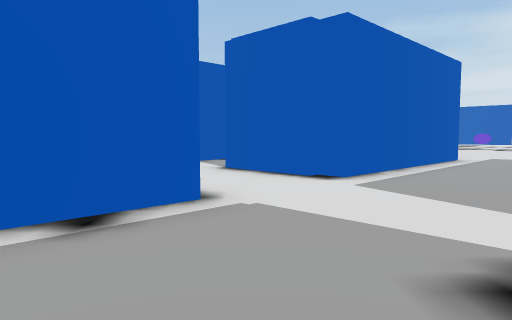
View 1 (above)

24 first-person views from a walk through a 3-D level made in the Unity game engine. The camera is 1.2 m above the floor, tilts 4° down and sees 70° across. The floor is counted in squares, 2 m on a side. Each view is taken from the middle of a square. On the plan, view 1 faces up. The plan holds only what a view shows up to about 10 squares ahead; the rest is blank. The place goes on beyond the plan. Some surface patterns are stand-ins.

View 2
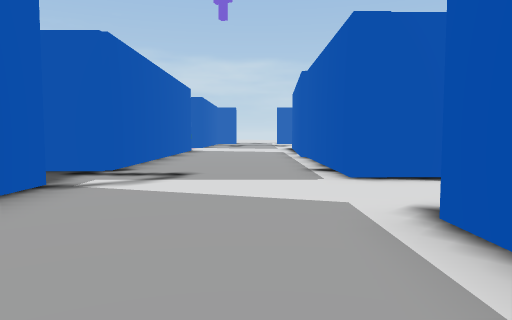

View 3
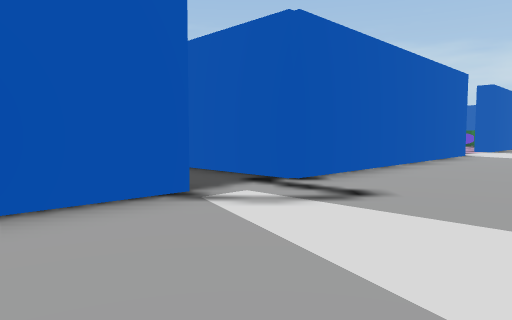

View 4
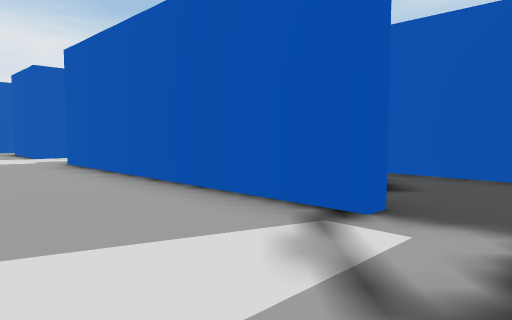

View 5
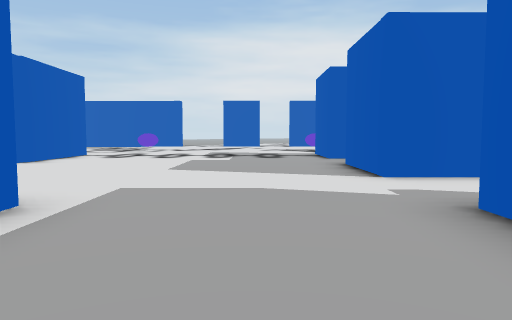

View 6
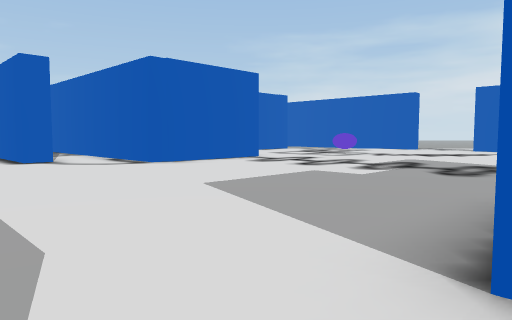

View 7
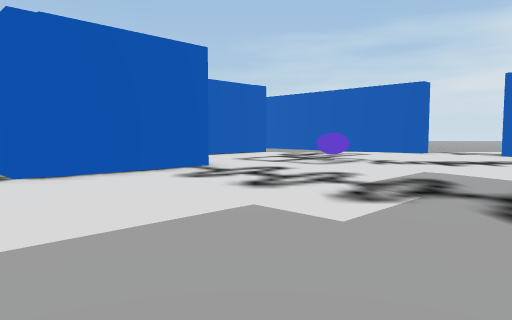

View 8
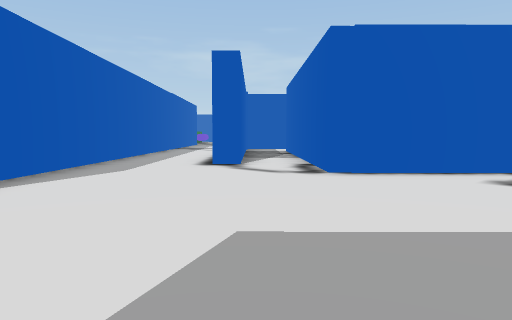

View 9
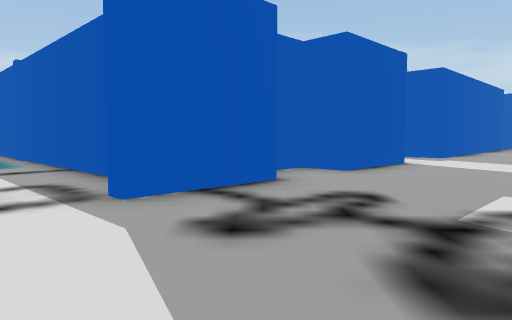

View 10
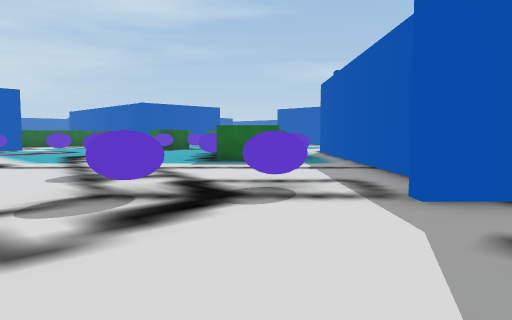

View 11
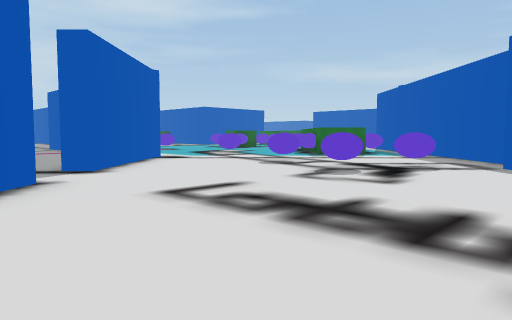

View 12
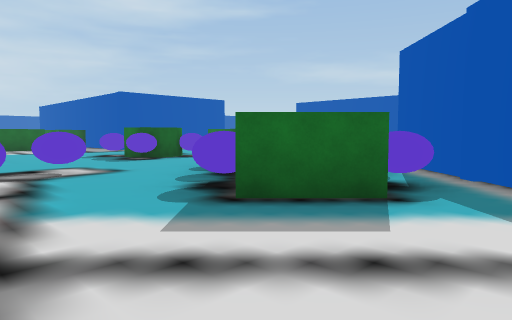

View 13
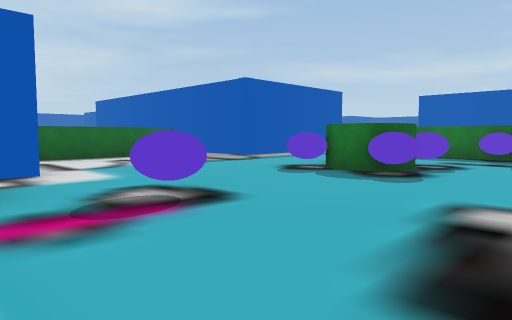

View 14
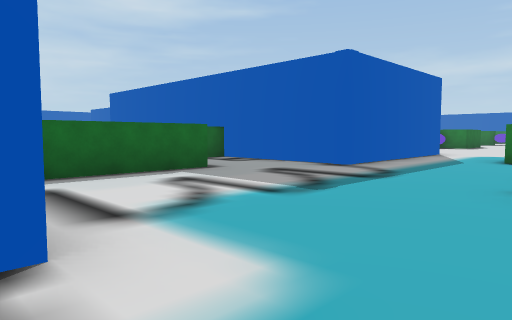

View 15
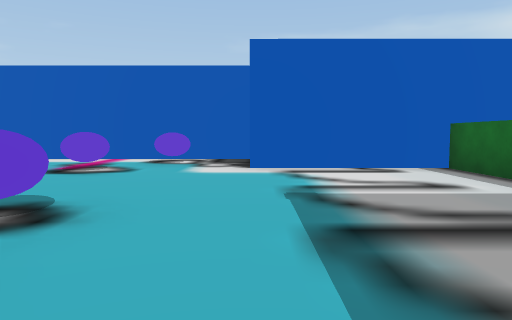

View 16
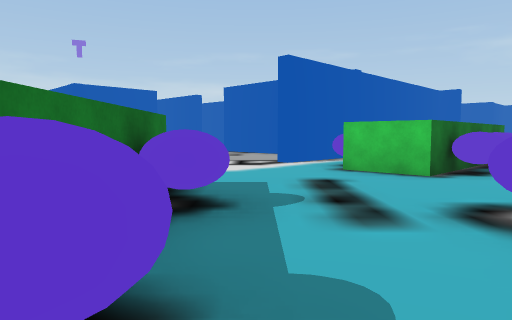

View 17
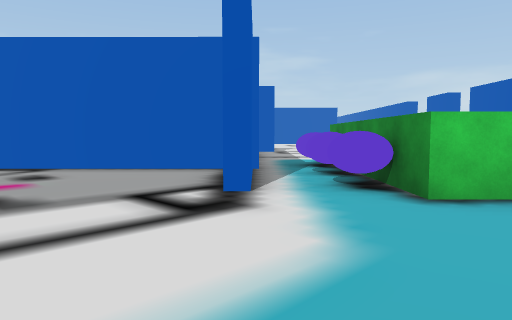

View 18
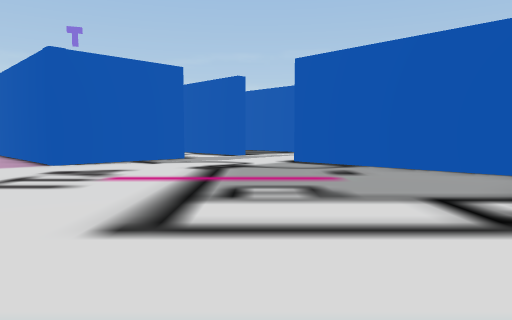

View 19
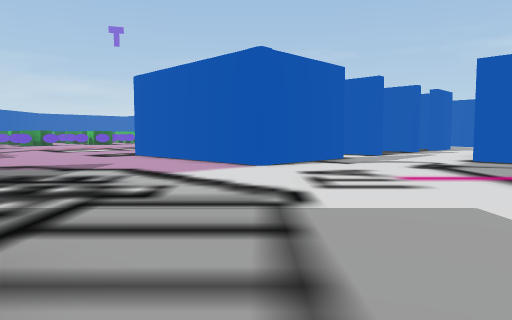

View 20
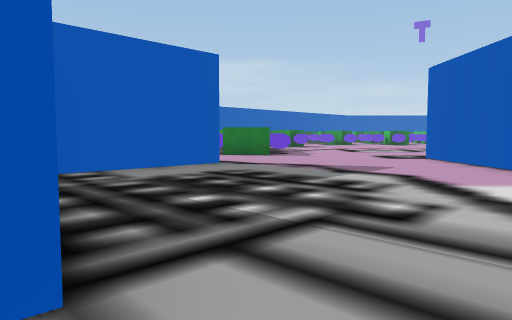

View 21
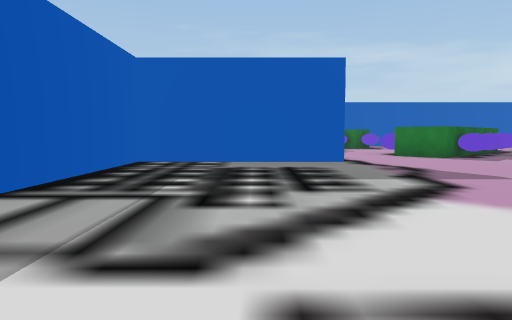

View 22
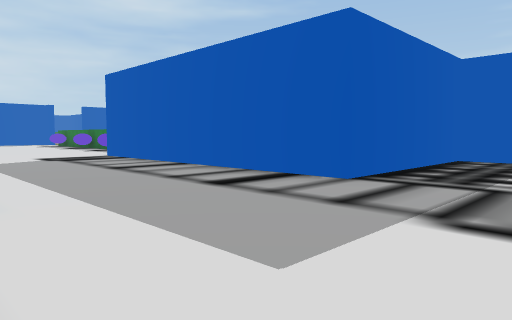

View 23
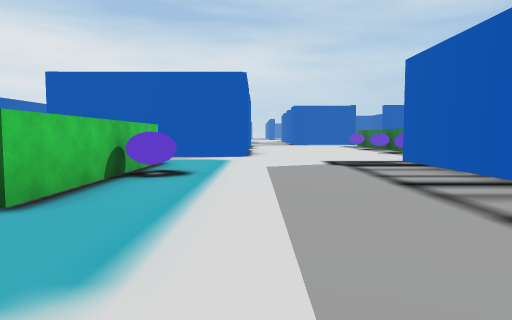

View 24
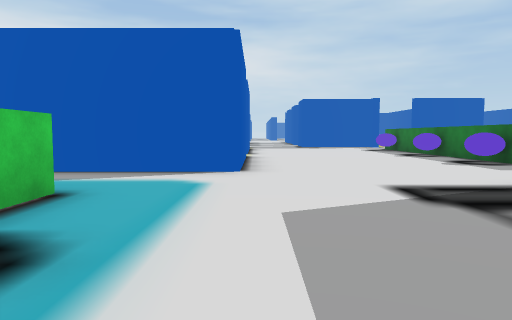

### Floor plan
Points are (right, up) in squares from view 1. A wall is a line through its corners. A room is listed if a view was taken in it or the views show most of it. See-through windows are left out.
Room 1 (views 1, 3, 4)
walls: (2.6, 1.1) (4.3, 2.8); (-1.5, 4.3) (-0.5, 3.3) (-3.9, 0); (0.8, 5.3) (0.1, 6); (-3.6, -5.2) (1.6, 0); (1.9, 5.8) (1.2, 5.1) (0.9, 5.4)
ways out: opening at (3.5, 4.5) to room 2; opening at (-4.5, -5.5) to room 3; opening at (-1, 5)
Room 2 (views 2, 5, 6, 7, 8, 9, 10, 11, 12, 13, 14, 15, 16)
walls: (13.6, 10.3) (16.8, 7.2); (17.5, 8.7) (18.6, 9.7) (21.8, 6.5) (20.8, 5.5); (12.1, 9.8) (11.7, 10.2) (13.3, 11.7); (11.1, 8.3) (11.7, 8.9); (20.7, 14.1) (18.2, 16.6) (18.6, 17); (17.1, 17.7) (15.7, 19.1); (9.8, 6.4) (8.9, 7.3) (10.5, 9); (8.1, 16.1) (5.8, 13.8) (2.7, 16.8); (22.9, 3) (26, 3); (4.8, 8.6) (1.9, 5.8); (27.9, 14) (21.8, 14); (3.6, 14.1) (3.2, 13.6) (1.6, 15.1); (4.3, 2.8) (7.3, 5.8) (8, 5.1); (1.9, 15.6) (3.2, 14.3); (0.4, 12.6) (3.2, 9.8); (31.4, 7.8) (31.4, 11.5); (32.5, 11.5) (27.9, 11.5) (27.9, 12); (29.9, 1.5) (29.9, 5.5) (32.5, 5.5)
ways out: opening at (3.5, 4.5) to room 1; opening at (22.5, 4.5) to room 3; opening at (28.5, 2.5) to room 3; opening at (17, 8) to room 4; opening at (2, 14); opening at (18, 18); opening at (32, 7)
Room 3 (views 17, 18, 19, 20, 21, 22, 23, 24)
walls: (16, -8) (20.6, -8) (20.6, -3.4) (28.4, -3.4); (12.4, -10) (13.1, -9.3) (13.9, -10.1); (13.5, -0.4) (15, -1.9) (11.4, -5.5); (17.2, 6.2) (13.8, 2.8); (20.8, 5.5) (19.8, 6.5); (27.8, 2.1) (22.9, 2.1); (31.4, -5.2) (34, -5.2); (33.8, 0.3) (29.9, 0.3) (29.9, 1.5)
ways out: opening at (-4.5, -5.5) to room 1; opening at (22.5, 4.5) to room 2; opening at (28.5, 2.5) to room 2; opening at (19, 6) to room 4; opening at (14, 1.5); opening at (15.5, -9.5)
Room 4 (no view inside)
walls: (16.8, 7.2) (19.3, 4.7); (19.8, 6.5) (17.5, 8.7)
ways out: opening at (17, 8) to room 2; opening at (19, 6) to room 3

Where each view was taken, in squares from view 1:
view 1: 0 up, 0 right, facing up
view 2: 6 up, 4 right, facing down-left
view 3: 5 up, 2 right, facing down
view 4: 2 up, 0 right, facing right
view 5: 5 up, 4 right, facing up-right
view 6: 6 up, 8 right, facing up
view 7: 9 up, 9 right, facing up
view 8: 9 up, 9 right, facing up-left
view 9: 15 up, 12 right, facing down
view 10: 15 up, 12 right, facing down-right
view 11: 19 up, 12 right, facing down-right
view 12: 12 up, 16 right, facing down-right
view 13: 13 up, 22 right, facing down-right
view 14: 12 up, 26 right, facing down-right
view 15: 5 up, 28 right, facing up
view 16: 4 up, 27 right, facing left
view 17: 2 up, 22 right, facing up-left
view 18: 2 up, 22 right, facing left
view 19: 2 down, 22 right, facing left
view 20: 2 down, 21 right, facing down-left
view 21: 0 up, 18 right, facing down
view 22: 1 up, 18 right, facing down-right
view 23: 0 up, 20 right, facing right
view 24: 0 up, 24 right, facing right
